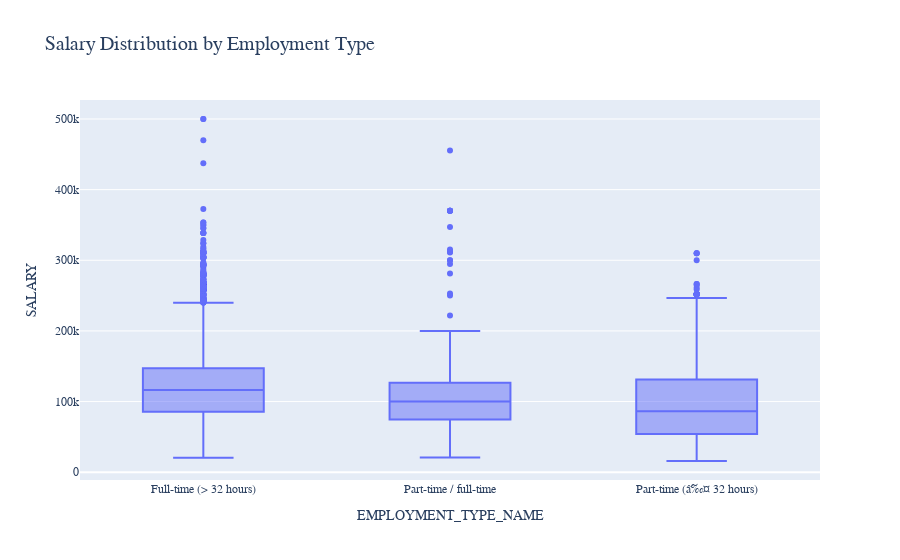

Source (notebook cell):
### Markdown cell above
# Salary Distribution by Employment Type
- Identify salary trends across different employment types.
- **Filter the dataset**
  - Remove records where **salary is missing or zero**.
- **Aggregate Data**
  - Group by **employment type** and compute salary distribution.
- **Visualize results**
  - Create a **box plot** where:
    - **X-axis** = `EMPLOYMENT_TYPE_NAME`
    - **Y-axis** = `SALARY_FROM`
  - Customize **colors, fonts, and styles** to avoid a **2.5-point deduction**.
- **Explanation:** Write two sentences about what the graph reveals.

### Code cell
# Your Code for 1st question here
pdf = df.select("EMPLOYMENT_TYPE_NAME", "SALARY").toPandas()
fig1= px.box(pdf, x="EMPLOYMENT_TYPE_NAME", y="SALARY", title="Salary Distribution by Employment Type", color_discrete_sequence=["#636EFA"])
fig1.update_layout(font_family="Cambria", title_font_size=20)
fig1.show()

### Figure 1 — Plotly figure (JSON) as saved in the notebook; plotly's stock layout.template omitted (floating-point values rounded to 4 significant figures; data arrays with more than 128 entries replaced by an {"elided": "..."} marker saying what was removed)
{"data": [{"alignmentgroup": "True", "hovertemplate": "EMPLOYMENT_TYPE_NAME=%{x}<br>SALARY=%{y}<extra></extra>", "legendgroup": "", "marker": {"color": "#636EFA"}, "name": "", "notched": false, "offsetgroup": "", "orientation": "v", "showlegend": false, "type": "box", "x": {"elided": "72498 str values"}, "x0": " ", "xaxis": "x", "y": {"elided": "72498 float values"}, "y0": " ", "yaxis": "y"}], "layout": {"boxmode": "group", "font": {"family": "Cambria"}, "legend": {"tracegroupgap": 0}, "title": {"font": {"size": 20}, "text": "Salary Distribution by Employment Type"}, "xaxis": {"anchor": "y", "domain": [0, 1], "title": {"text": "EMPLOYMENT_TYPE_NAME"}}, "yaxis": {"anchor": "x", "domain": [0, 1], "title": {"text": "SALARY"}}}}
